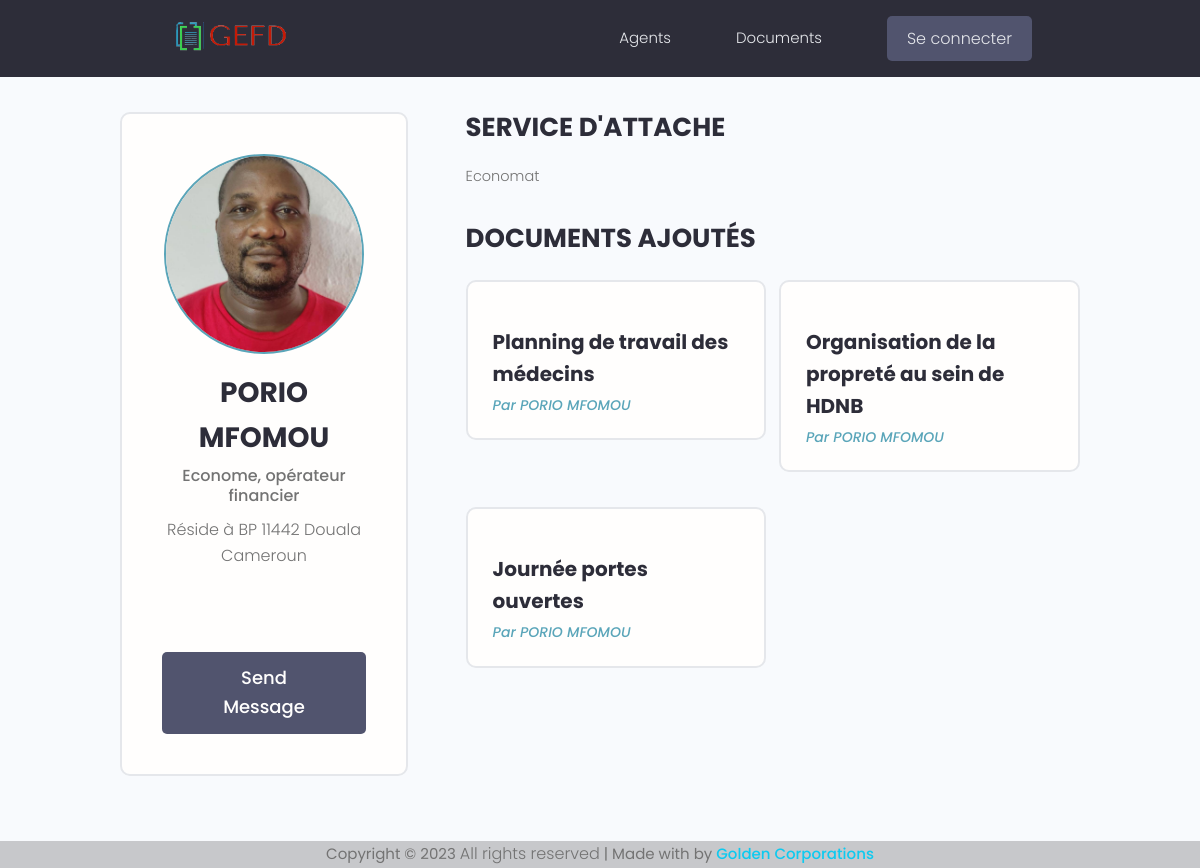
The page /profile/abfbea8a-a2f2-4cc7-9763-c1017df06da4 on the database its author committed.
### users/models.py (models this page shows, shortened)
class Profile(models.Model):
    user = models.OneToOneField(User, on_delete=models.CASCADE, null=True, blank=True)
    service = models.ForeignKey(Service, on_delete=models.CASCADE, null=True, blank=True)
    name = models.CharField(max_length=200, null=True, blank=True)
    username = models.CharField(max_length=200, null=True, blank=True)
    email = models.EmailField(max_length=500, null=True, blank=True)
    profile_image = models.ImageField(null=True, blank=True, upload_to='profiles/', default="profiles/user-default.png")
    adresse = models.CharField(max_length=200, null=True, blank=True)
    telephone = models.IntegerField(null=True, blank=True)
    fonction = models.CharField(max_length=200, null=True, blank=True)
    social_facebook = models.CharField(max_length=200, null=True, blank=True)
    social_linkedin = models.CharField(max_length=200, null=True, blank=True)
    social_twitter = models.CharField(max_length=200, null=True, blank=True)
    social_youtube = models.CharField(max_length=200, null=True, blank=True)
    social_instagram = models.CharField(max_length=200, null=True, blank=True)
    createdDate = models.DateTimeField(auto_now_add=True)
    updatedDate = models.DateTimeField(auto_now=True)
    id = models.UUIDField(default=uuid.uuid4, unique=True, primary_key=True, editable=False)

class Service(models.Model):
    libelleService = models.CharField(max_length=200)
    codeService = models.CharField(max_length=6, unique=True)
    id = models.UUIDField(default=uuid.uuid4, unique=True, primary_key=True, editable=False)
    def __str__(self):
        return self.libelleService

### docupload/models.py (models this page shows, shortened)
class Document(models.Model):
    TYPE_CHOICES = (
        ('fichier','Fichier'),
        ('image','Image'),
        ('video','Video'),
    )
    libelleDoc = models.CharField(max_length=200)
    description = models.TextField(null=True, blank=True)
    typeDoc = models.CharField(choices=TYPE_CHOICES, default='fichier',max_length=10)
    docUpload = models.FileField(upload_to='')
    createdDate = models.DateTimeField(auto_now_add=True)
    updatedDate = models.DateTimeField(auto_now=True)
    categorie = models.ForeignKey(Categorie, on_delete=models.CASCADE)
    operator = models.ForeignKey(Profile, null=True, blank=True, on_delete=models.SET_NULL)
    id = models.UUIDField(default=uuid.uuid4, unique=True, primary_key=True, editable=False)

### users/views.py (the view)
# urls.py: path('profile/<str:pk>', views.userProfile, name="user-profile" ),
def userProfile(request, pk):
    profile = Profile.objects.get(id=pk)
    context = {'profile': profile}
    return render(request, 'users/user-profile.html', context)

### users/templates/users/user-profile.html (shortened to what this page needs)
{% extends 'base.html' %}
{% block content %}
<main class="profile my-md">
    <div class="container">
        <div class="layout">
            <div class="column column--1of3">
                <div class="card text-center">
                    <div class="card__body dev">
                        <img class="avatar avatar--xl" src="{{ profile.profile_image.url }}" />
                        <h2 class="dev__name">{{profile.name}}</h2>
                        <p class="dev__title">{{profile.fonction}}</p>
                        <p class="dev__location">Réside à {{profile.adresse}}</p>
                        <ul class="dev__social">
                        </ul>
                        {% if request.user.profile.id != profile.id %}
                        <a href="" class="btn btn--sub btn--lg">Send Message </a>
                        {% endif %}
                    </div>
                </div>
            </div>
            <div class="column column--2of3">
                <div class="devInfo">
                    <h3 class="devInfo__title">Service d'attache</h3>
                    <p class="devInfo__about">{{profile.service}}</p>
                </div>
                <div class="devInfo">
                    <h3 class="devInfo__title">Documents ajoutés</h3>
                    <div class="grid grid--two">
                        {% for document in profile.document_set.all %}
                        <div class="column">
                            <div class="card project">
                                <a href="{% url 'document' document.id %}" class="project">
                                    <div class="card__body">
                                        <h3 class="project__title">{{document.libelleDoc}}</h3>
                                        <p><a class="project__author"
                                                href="{% url 'user-profile' document.operator.id %}">Par
                                                {{document.operator.name}}</a>
                                        </p>
                                    </div>
                                </a>
                            </div>
                        </div>
                        {% endfor %}
                    </div>
                </div>
            </div>
        </div>
    </div>
</main>
{% endblock content %}

### static/css/app.css (style rules this page uses)
:root { --color-sub: #2d2d39; }
.btn--sub { background-color: var(--color-sub-light); }
.card { border: 2px solid var(--color-light); }
img { width: 100%; }
.profile .card > .dev { padding: 4rem; }
.dev__name { color: var(--color-sub); font-size: 2.8rem; font-weight: 700; margin-top: 1rem; margin-bottom: 0.5rem; }
.dev__title { font-size: 1.6rem; font-weight: 500; line-height: 1.3; }
.dev__location { margin-top: 1rem; }
.dev__social { margin: 3rem 0; list-style: none; display: flex; justify-content: center; gap: 1.5rem; }
.devInfo { margin-bottom: 3rem; }
.devInfo__title, .devInfo__subtitle { font-size: 2.6rem; color: var(--color-sub); text-transform: uppercase; font-weight: 700; margin-bottom: 1.5rem; }
.devInfo__about, .devSkill__info { font-size: 1.45rem; line-height: 1.7; text-align: justify; }
.project__author { font-size: 1.4rem; font-style: italic; }
.project__title { font-size: 2rem; font-weight: 700; color: var(--color-sub); }

### static/uikit/styles/modules/_variables.css (style rules this page uses)
:root { --color-main: #5aa5b9; --color-main-light: #e6faff; --color-sub: #3f4156; --color-sub-light: #51546e; --color-sub-lighter: #ededfd; --color-text: #737373; --color-gray: #8b8b8b; --color-light: #e5e7eb; --color-light-gray: #767676; --color-bg: #f8fafd; --color-white: #fffefd; --color-white-light: #f3f3f3; --color-success: #359e64; --color-success-bg: #def8e8; --color-error: #fc4b0b; --color-error-bg: #fff2ee; --font-base: 'Poppins', arial, helvetica, 'Segoe UI', roboto, ubuntu, sans-serif; --font-monospace: 'Fira Code', 'Courier New', courier, monospace; --font-regular: 300; --font-medium: 500; --font-bold: 700; --generic-shadow: 1px 1px 5px #00000010; --generic-transition: all 0.3s ease-in-out; }

### static/uikit/styles/modules/_base.css (style rules this page uses)
* { margin: 0; padding: 0; box-sizing: border-box; text-rendering: optimizeLegibility; color: inherit; font-size: inherit; }
html { font-size: 50%; }
@media only screen and (min-width: 480px) { html { font-size: 56.25%; } }
@media only screen and (min-width: 1200px) { html { font-size: 62.5%; } }
body { line-height: 1.6; font-weight: 400; font-size: 1.5rem; color: var(--color-text); background-color: var(--color-bg); min-height: 100vh; }

### static/uikit/styles/modules/_typography.css (style rules this page uses)
* { font-family: var(--font-base); }
h2 { font-size: 3.6rem; font-weight: var(--font-bold); }
h3 { font-size: 3.2rem; font-weight: var(--font-medium); }
p, span, strong { font-size: 1.6rem; color: var(--color-text); font-weight: var(--font-regular); }
a { padding-bottom: 2px; text-decoration: none; display: inline-block; color: var(--color-main); font-weight: var(--font-medium); }

### static/uikit/styles/modules/_utilities.css (style rules this page uses)
.container { width: 92%; max-width: 165rem; margin: 0 auto; box-sizing: border-box; }
@media screen and (min-width: 1000px) { .container { width: 90%; } }
@media screen and (min-width: 1200px) { .container { width: 80%; } }
.text-center { text-align: center; }
.my-md { margin: 3rem auto; }

### static/uikit/styles/modules/_avatar.css (style rules this page uses)
.avatar { border-radius: 50%; border: 2px solid var(--color-main); object-fit: cover; }
.avatar--xl { height: 20rem; width: 20rem; }

### static/uikit/styles/modules/_button.css (style rules this page uses)
.btn { display: inline-block; position: relative; cursor: pointer; background-color: var(--color-light); font-weight: var(--font-medium); color: var(--color-sub); text-decoration: none; padding: 1rem 2rem; border-radius: 0.5rem; border: none; width: -webkit-fit-content; width: -moz-fit-content; width: fit-content; height: -webkit-fit-content; height: -moz-fit-content; height: fit-content; font-size: 1.6rem; outline-width: 0; outline-color: transparent; -webkit-backface-visibility: hidden; backface-visibility: hidden; transition: all 0.3s ease-in-out; }
.btn--sub { background-color: var(--color-sub); color: var(--color-white); }
.btn--lg { font-size: 1.8rem; padding: 1.2rem 4.5rem; }

### static/uikit/styles/modules/_card.css (style rules this page uses)
.card { border-radius: 1rem; background-color: var(--color-white); border: 1.5px solid var(--color-light); width: auto; height: auto; margin-top: 0.5rem; margin-bottom: 0.5rem; overflow: hidden; }
.card__body, .card__header { padding: 2rem 2.5rem; }

### static/uikit/styles/modules/_grid.css (style rules this page uses)
.grid { display: flex; flex-wrap: wrap; justify-content: flex-start; align-items: stretch; }
.grid > .column { min-width: 28rem; margin-bottom: 2.5rem; }
.grid--two > .column { flex-basis: 100%; }
@media screen and (min-width: 800px) { .grid--two { margin-right: -2%; } }
@media screen and (min-width: 800px) { .grid--two > .column { margin-right: 2%; } }
@media screen and (min-width: 800px) { .grid--two > .column { flex-basis: 48%; } }

### rows shown on the page
Profile: profile_image (picture), name "PORIO MFOMOU", fonction "Econome, opérateur financier", adresse "BP 11442 Douala Cameroun", service "Economat"
Document: libelleDoc "Planning de travail des médecins", operator.name "PORIO MFOMOU"
Document: libelleDoc "Organisation de la propreté au sein de HDNB", operator.name "PORIO MFOMOU"
Document: libelleDoc "Journée portes ouvertes", operator.name "PORIO MFOMOU"
